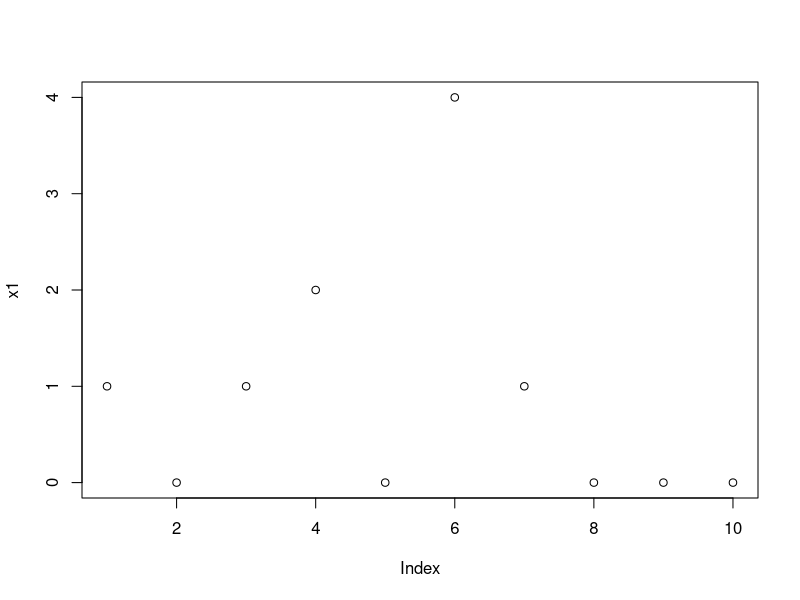
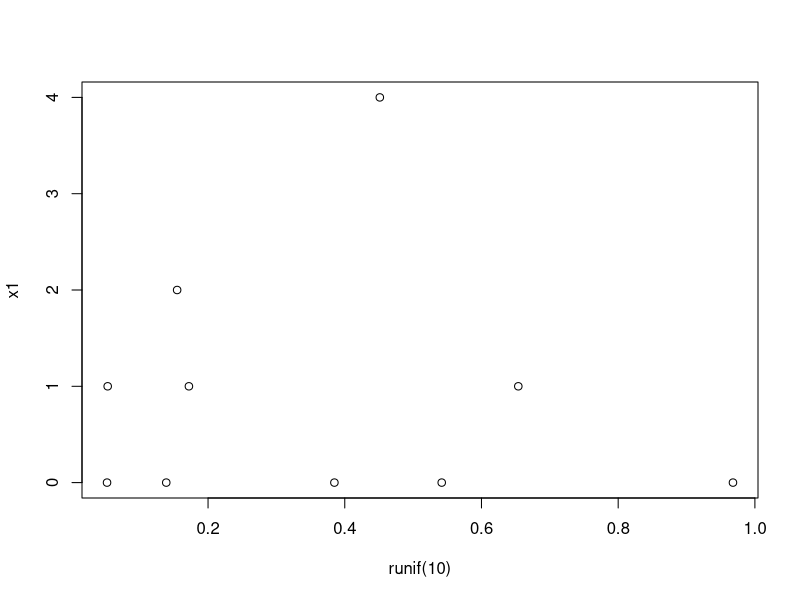
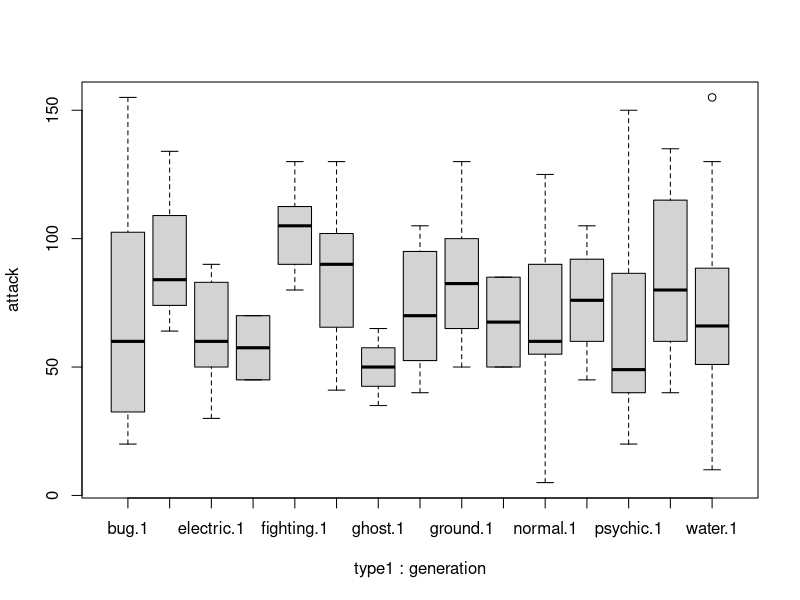
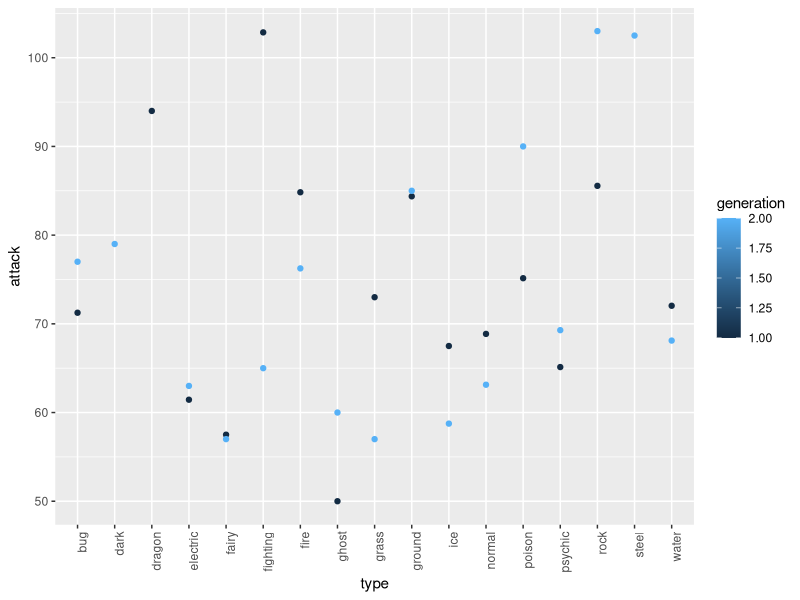

R code for these plots, in order:
## ---- chunk 1
knitr::opts_chunk$set(echo = TRUE)
## ---- chunk 2
x1 <- rpois(10, lambda = 1) 

length(x1)

x1 

x1 + 1 

x1 ^ 2 
## ---- chunk 3
x2 <- rexp(20)
x2
## ---- chunk 4
plot(x1)
## ---- chunk 5
plot(runif(10), x1)
## ---- chunk 6
x3 <- letters[10]
x3
## ---- chunk 7
list1 <- list(x1, x2, x3) 
## ---- chunk 8
lapply(list1[-3], mean) 

lapply(list1[-3], function(x) sum(x^2)) 
## ---- chunk 9
pokemon <- read.csv("pokemon.csv", header = T, stringsAsFactors = F)
head(pokemon)
## ---- chunk 10
colnames(pokemon)
## ---- chunk 11
pokemon2 <- pokemon[, c("type1", "name", "is_legendary", "generation", "evolution_stage", "attack", "defense", "speed", "sp_attack", "sp_defense")] 
## ---- chunk 12
head(pokemon[, c(37, 31, 41)])
## ---- chunk 13
head(pokemon[, c(T, T, F, T)])
## ---- chunk 14
pokemon_first_2_gen <- subset(pokemon2, pokemon2$generation %in% c(1, 2)) 

unique(pokemon_first_2_gen$generation)
## ---- chunk 15
pokemon_stats <- aggregate(cbind(attack, defense, speed, sp_attack, sp_defense) ~ type1 + generation, data = pokemon_first_2_gen, mean)
pokemon_stats
## ---- chunk 16
boxplot(attack ~ type1 + generation, data = subset(pokemon2, pokemon2$generation == 1)) 
## ---- chunk 17
library(ggplot2)

pokemon_stats$type = as.factor(pokemon_stats$type1)
ggplot(pokemon_stats, aes(type, attack, color = generation)) + 
  geom_point(stat = "identity") +  
  scale_fill_brewer(palette = "Set1") +
  theme(axis.text.x = element_text(angle = 90, hjust = 1))
## ---- chunk 18
library(dplyr)
pkmn_stats_tidy <- pokemon_first_2_gen %>% 
  filter(generation == 1) %>% 
  group_by(type1) %>% 
  summarize(attack = mean(attack), 
            defense = mean(defense), 
            speed = mean(speed), 
            sp_attack = mean(sp_attack), 
            sp_defense = mean(sp_defense))
pkmn_stats_tidy
## ---- chunk 19
library(data.table) 

pokemon_dt <- fread(file = "pokemon.csv") 
pkmn_stats_dt <- pokemon_dt[generation == 1,  
                             .(attack = mean(attack), 
                                defense = mean(defense), 
                                speed = mean(speed), 
                                sp_attack = mean(sp_attack), 
                                sp_defense = mean(sp_defense)), 
                             by = "type1"][order(type1)] 

pkmn_stats_dt 
